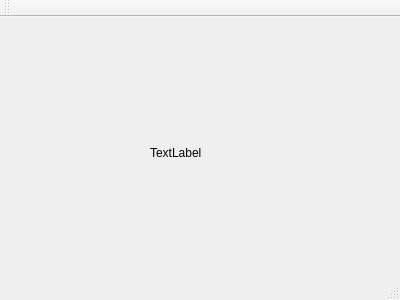
<?xml version="1.0" encoding="UTF-8"?>
<ui version="4.0">
 <class>MainWindow</class>
 <widget class="QMainWindow" name="MainWindow">
  <property name="geometry">
   <rect>
    <x>0</x>
    <y>0</y>
    <width>400</width>
    <height>300</height>
   </rect>
  </property>
  <property name="windowTitle">
   <string>MainWindow</string>
  </property>
  <widget class="QWidget" name="centralWidget">
   <widget class="QLabel" name="label">
    <property name="geometry">
     <rect>
      <x>150</x>
      <y>110</y>
      <width>121</width>
      <height>51</height>
     </rect>
    </property>
    <property name="text">
     <string>TextLabel</string>
    </property>
   </widget>
  </widget>
  <widget class="QMenuBar" name="menuBar">
   <property name="geometry">
    <rect>
     <x>0</x>
     <y>0</y>
     <width>400</width>
     <height>22</height>
    </rect>
   </property>
  </widget>
  <widget class="QToolBar" name="mainToolBar">
   <attribute name="toolBarArea">
    <enum>TopToolBarArea</enum>
   </attribute>
   <attribute name="toolBarBreak">
    <bool>false</bool>
   </attribute>
  </widget>
  <widget class="QStatusBar" name="statusBar"/>
 </widget>
 <layoutdefault spacing="6" margin="11"/>
 <resources/>
 <connections/>
</ui>
